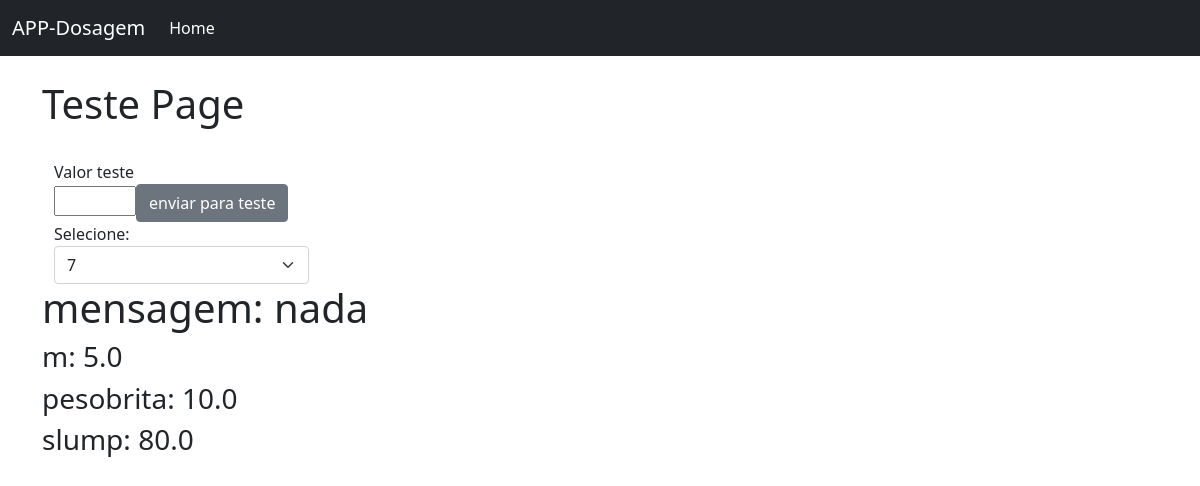
The app's page /teste/7 with its own data.
### app/models.py (models this page shows, shortened)
class Ensaios(db.Model):
    id = db.Column(db.Integer, primary_key=True)
    nome = db.Column(db.String(30))
    piloto = db.Column(db.Float)
    rico = db.Column(db.Float)
    pobre = db.Column(db.Float)
    cp = db.Column(db.Float)
    pesobrita = db.Column(db.Float)
    slump = db.Column(db.Float)
    umidade = db.Column(db.Float)
    volume = db.Column(db.Float)
    dosagem_piloto = db.relationship('Dosagem_piloto', backref='ensaio')
    dosagem_rico = db.relationship('Dosagem_rico', backref='ensaio')
    dosagem_pobre = db.relationship('Dosagem_pobre', backref='ensaio')
    cp_piloto = db.relationship('Cp_piloto', backref='ensaio')
    cp_rico = db.relationship('Cp_rico', backref='ensaio')
    cp_pobre = db.relationship('Cp_pobre', backref='ensaio')
    resultados = db.relationship('Resultados', backref='ensaio')
    teste = db.relationship('Teste', backref='ensaio')
    consumo_piloto = db.relationship('Consumo_piloto', backref='ensaio')
    consumo_rico = db.relationship('Consumo_rico', backref='ensaio')
    consumo_pobre = db.relationship('Consumo_pobre', backref='ensaio')

### app/routes.py (the view, shortened to what this page needs)
@app.route('/teste/<int:id>', methods=['POST', 'GET'])
def teste(id):
    form = Formulario_teste()
    ensaio_salvo = Ensaios.query.filter_by(id=id).first()
    dosagens_do_ensaio_salvo = ensaio_salvo.teste
    m = ensaio_salvo.piloto
    pesobrita = ensaio_salvo.pesobrita
    slump = ensaio_salvo.slump
    mensagem = 'nada'
    if form.validate_on_submit():
        testando = Teste(a=form.valor.data, ensaio=ensaio_salvo)
        db.session.add(testando)
        db.session.commit()
        return redirect('/teste/{}'.format(id))
    return render_template('teste.html', form=form, id=id, m=m, pesobrita=pesobrita, slump=slump, mensagem=mensagem, dosagens_do_ensaio_salvo=dosagens_do_ensaio_salvo)

### app/forms.py
class Formulario_teste(FlaskForm):
    valor = FloatField('Valor teste')
    selection = SelectField('Selecione: ', choices=[('7', '7'),('20', '20'),('28','28')])
    enviar = SubmitField('enviar para teste')

### app/templates/teste.html (shortened to what this page needs)
{% extends 'base.html' %}
{% block content %}
<h1>Teste Page</h1>
<div class="container">
    <div class = "row">
        <div class="col-3">
            <br>
            <form method="POST">
                {{ form.valor.label }}<br>
                {{ form.valor(size=3) }}{{ form.enviar(class="btn btn-secondary") }}
                {{ form.selection.label }}
                {{ form.selection(class="form-select") }}
            </form>
        </div>
    </div>
</div>
<div>
	<h1>mensagem: {{ mensagem }}</h1>
	<h3>m: {{ m }}</h3>
	<h3>pesobrita: {{ pesobrita }}</h3>
	<h3>slump: {{ slump }}</h3>
</div>
<br>
{% endblock %}

### records on screen
Ensaios: piloto "5.0", pesobrita "10.0", slump "80.0"

### other values on screen
{{ mensagem }} "nada"
